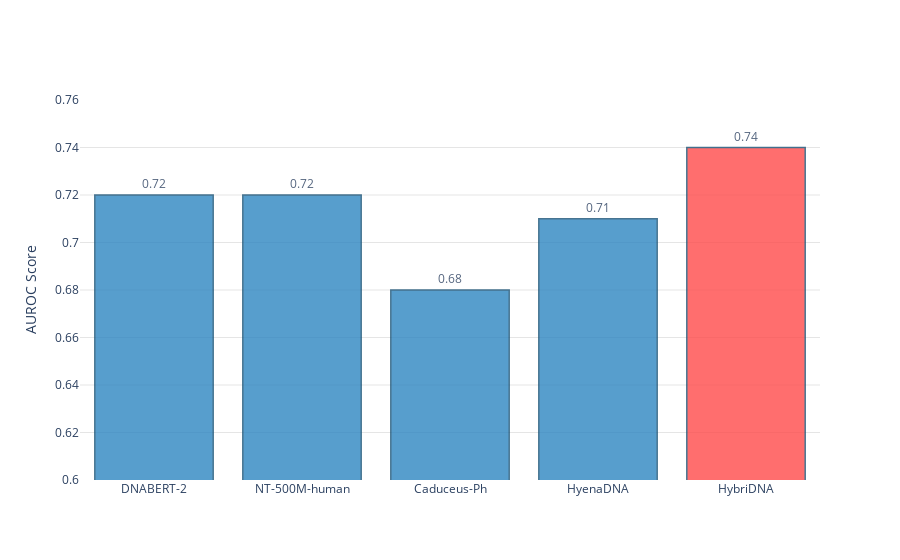

The cell this chart's notebook holds for it:
### Code cell
import plotly.express as px
import pandas as pd

# Define the benchmark data for the Causal eQTL task
data_eqtl = {
    "Model": [
        "DNABERT-2", "NT-500M-human", "Caduceus-Ph",
        "HyenaDNA",
        "HybriDNA"
    ],
    "Fine-tune AUROC": [0.72, 0.72, 0.68, 0.71, 0.74],
    "Highlight": [False, False, False, False, True]  # Highlight HybriDNA
}

# Create DataFrame
df_eqtl = pd.DataFrame(data_eqtl)

# Create Plotly bar chart with custom colors
fig_eqtl_finetune = px.bar(
    df_eqtl, x="Model", y="Fine-tune AUROC",
    text="Fine-tune AUROC",
    title="Causal eQTL Task - Fine-tune AUROC",
    labels={"Fine-tune AUROC": "AUROC Score", "Model": "Model Name"},
    category_orders={"Model": df_eqtl["Model"].tolist()},  # Keep original order
    color="Highlight",
    color_discrete_map={True: '#FF4B4B', False: '#2E86C1'}  # Red for HybriDNA, blue for others
)

# Update layout for better appearance
fig_eqtl_finetune.update_layout(
    xaxis_title=None,
    title=None,
    plot_bgcolor='white',  # White background
    paper_bgcolor='white',
    yaxis=dict(
        range=[0.6, 0.76],
        gridcolor='#E5E5E5',  # Light gray grid
        zeroline=False
    ),
    showlegend=False
)

# Update bar appearance and text
fig_eqtl_finetune.update_traces(
    texttemplate='%{text:.2f}',
    textposition='outside',
    marker_line_color='#1A5276',  # Darker blue border
    marker_line_width=1.5,
    opacity=0.8
)

# Show the figure
fig_eqtl_finetune.show()
fig_eqtl_finetune.write_html("Causal_eQTL_Task1.html", full_html=False, config={"displayModeBar": False})

### Figure 1 — Plotly figure (JSON) as saved in the notebook; plotly's stock layout.template omitted (floating-point values rounded to 4 significant figures)
{"data": [{"hovertemplate": "Highlight=False<br>Model Name=%{x}<br>AUROC Score=%{text}<extra></extra>", "legendgroup": "False", "marker": {"color": "#2E86C1", "line": {"color": "#1A5276", "width": 1.5}, "pattern": {"shape": ""}}, "name": "False", "opacity": 0.8, "orientation": "v", "showlegend": true, "text": [0.72, 0.72, 0.68, 0.71], "textposition": "outside", "texttemplate": "%{text:.2f}", "type": "bar", "x": ["DNABERT-2", "NT-500M-human", "Caduceus-Ph", "HyenaDNA"], "xaxis": "x", "y": [0.72, 0.72, 0.68, 0.71], "yaxis": "y"}, {"hovertemplate": "Highlight=True<br>Model Name=%{x}<br>AUROC Score=%{text}<extra></extra>", "legendgroup": "True", "marker": {"color": "#FF4B4B", "line": {"color": "#1A5276", "width": 1.5}, "pattern": {"shape": ""}}, "name": "True", "opacity": 0.8, "orientation": "v", "showlegend": true, "text": [0.74], "textposition": "outside", "texttemplate": "%{text:.2f}", "type": "bar", "x": ["HybriDNA"], "xaxis": "x", "y": [0.74], "yaxis": "y"}], "layout": {"barmode": "relative", "legend": {"title": {"text": "Highlight"}, "tracegroupgap": 0}, "paper_bgcolor": "white", "plot_bgcolor": "white", "showlegend": false, "title": {}, "xaxis": {"anchor": "y", "categoryarray": ["DNABERT-2", "NT-500M-human", "Caduceus-Ph", "HyenaDNA", "HybriDNA"], "categoryorder": "array", "domain": [0, 1], "title": {}}, "yaxis": {"anchor": "x", "domain": [0, 1], "gridcolor": "#E5E5E5", "range": [0.6, 0.76], "title": {"text": "AUROC Score"}, "zeroline": false}}}
